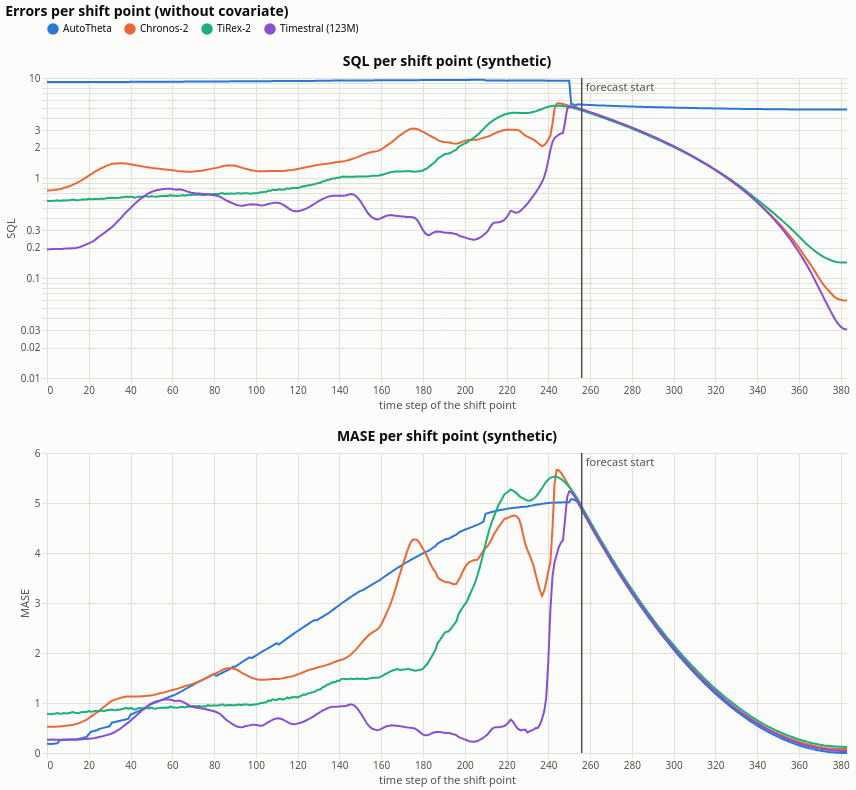

Notebook source saved alongside this figure:
### Code cell
dataset_to_plot = "synthetic"  # choose from "synthetic", "chaotic", "real"
plot_score_sample_sql = plot_scores_per_sample(
    fc_scores_sql_per_sample_shift_w[dataset_to_plot],
    model_names=list(models.keys()),
    x_title="time step of the shift point",
    y_title="SQL",
    title=f"SQL per shift point ({dataset_to_plot})",
    forecast_start=context_length,
    log_y=True,                # if AutoTheta's errors squash the others
)
plot_score_sample_mase = plot_scores_per_sample(
    fc_scores_mase_per_sample_shift_w[dataset_to_plot],
    model_names=list(models.keys()),
    x_title="time step of the shift point",
    y_title="MASE",
    title=f"MASE per shift point ({dataset_to_plot})",
    forecast_start=context_length,
    # log_y=True,                # if AutoTheta's errors squash the others
)

for c in (plot_score_sample_sql, plot_score_sample_mase):
    c.config = alt.Undefined  # styling goes on the combined chart
combined = (plot_score_sample_sql & plot_score_sample_mase).properties(
    title=alt.Title(
        f"Errors per shift point (without covariate)",
        anchor="start",  # left-aligned like the panel titles; "middle" to centre
    )
)
_style(combined)

### Figure 1 — Vega-Lite specification as saved in the notebook (floating-point values rounded to 4 significant figures; data arrays with more than 128 entries replaced by an {"elided": "..."} marker saying what was removed)
{"config": {"view": {"continuousWidth": 300, "continuousHeight": 300, "stroke": null}, "axis": {"domainColor": "#e1e0d9", "gridColor": "#e1e0d9", "gridWidth": 1, "labelColor": "#52514e", "tickColor": "#e1e0d9", "titleColor": "#52514e", "titleFontWeight": "normal"}, "background": "#fcfcfb", "font": "system-ui, sans-serif", "header": {"labelColor": "#52514e", "titleColor": "#52514e", "titleFontWeight": "normal"}, "legend": {"labelColor": "#0b0b0b"}, "title": {"color": "#0b0b0b", "fontSize": 14, "subtitleColor": "#52514e"}}, "vconcat": [{"layer": [{"data": {"name": "data-be5bc32f747327471a530679dd50f73f"}, "mark": {"type": "line", "strokeWidth": 2}, "encoding": {"color": {"field": "model", "legend": {"orient": "top", "title": null}, "scale": {"domain": ["AutoTheta", "Chronos-2", "TiRex-2", "Timestral (123M)"], "range": ["#2a78d6", "#eb6834", "#1baf7a", "#8a4fd1"]}, "sort": ["AutoTheta", "Chronos-2", "TiRex-2", "Timestral (123M)"], "type": "nominal"}, "x": {"field": "x", "scale": {"nice": false}, "title": "time step of the shift point", "type": "quantitative"}, "y": {"field": "score", "scale": {"type": "log"}, "title": "SQL", "type": "quantitative"}}}, {"data": {"name": "data-be5bc32f747327471a530679dd50f73f"}, "mark": {"type": "point", "filled": true, "size": 40}, "encoding": {"color": {"field": "model", "legend": {"orient": "top", "title": null}, "scale": {"domain": ["AutoTheta", "Chronos-2", "TiRex-2", "Timestral (123M)"], "range": ["#2a78d6", "#eb6834", "#1baf7a", "#8a4fd1"]}, "sort": ["AutoTheta", "Chronos-2", "TiRex-2", "Timestral (123M)"], "type": "nominal"}, "opacity": {"condition": {"param": "param_4928dc1b852e976f", "value": 1, "empty": false}, "value": 0}, "tooltip": [{"field": "model", "type": "nominal"}, {"field": "x", "title": "time step of the shift point", "type": "quantitative"}, {"field": "score", "format": ".3f", "type": "quantitative"}], "x": {"field": "x", "scale": {"nice": false}, "title": "time step of the shift point", "type": "quantitative"}, "y": {"field": "score", "scale": {"type": "log"}, "title": "SQL", "type": "quantitative"}}, "name": "view_a5bb524168f4fdd5_0"}, {"data": {"name": "data-be5bc32f747327471a530679dd50f73f"}, "mark": {"type": "rule", "color": "#8a8984"}, "encoding": {"x": {"field": "x", "type": "quantitative"}}, "transform": [{"filter": {"param": "param_4928dc1b852e976f", "empty": false}}]}, {"data": {"name": "data-afc7b1657fa08c1967f1164e48f8426d"}, "mark": {"type": "rule", "color": "#52514e", "strokeWidth": 1.5}, "encoding": {"tooltip": [{"field": "label", "title": "event", "type": "nominal"}], "x": {"field": "x", "type": "quantitative"}}}, {"data": {"name": "data-afc7b1657fa08c1967f1164e48f8426d"}, "mark": {"type": "text", "align": "left", "baseline": "top", "color": "#52514e", "dx": 4, "fontSize": 11}, "encoding": {"text": {"field": "label", "type": "nominal"}, "x": {"field": "x", "type": "quantitative"}, "y": {"value": 4}}}], "height": 300, "title": "SQL per shift point (synthetic)", "width": 800}, {"layer": [{"data": {"name": "data-06f98facd8e4a99eb0b627d7aab64c61"}, "mark": {"type": "line", "strokeWidth": 2}, "encoding": {"color": {"field": "model", "legend": {"orient": "top", "title": null}, "scale": {"domain": ["AutoTheta", "Chronos-2", "TiRex-2", "Timestral (123M)"], "range": ["#2a78d6", "#eb6834", "#1baf7a", "#8a4fd1"]}, "sort": ["AutoTheta", "Chronos-2", "TiRex-2", "Timestral (123M)"], "type": "nominal"}, "x": {"field": "x", "scale": {"nice": false}, "title": "time step of the shift point", "type": "quantitative"}, "y": {"field": "score", "title": "MASE", "type": "quantitative"}}}, {"data": {"name": "data-06f98facd8e4a99eb0b627d7aab64c61"}, "mark": {"type": "point", "filled": true, "size": 40}, "encoding": {"color": {"field": "model", "legend": {"orient": "top", "title": null}, "scale": {"domain": ["AutoTheta", "Chronos-2", "TiRex-2", "Timestral (123M)"], "range": ["#2a78d6", "#eb6834", "#1baf7a", "#8a4fd1"]}, "sort": ["AutoTheta", "Chronos-2", "TiRex-2", "Timestral (123M)"], "type": "nominal"}, "opacity": {"condition": {"param": "param_4928dc1b852e976f", "value": 1, "empty": false}, "value": 0}, "tooltip": [{"field": "model", "type": "nominal"}, {"field": "x", "title": "time step of the shift point", "type": "quantitative"}, {"field": "score", "format": ".3f", "type": "quantitative"}], "x": {"field": "x", "scale": {"nice": false}, "title": "time step of the shift point", "type": "quantitative"}, "y": {"field": "score", "title": "MASE", "type": "quantitative"}}, "name": "view_d421f56922a0452a_1"}, {"data": {"name": "data-06f98facd8e4a99eb0b627d7aab64c61"}, "mark": {"type": "rule", "color": "#8a8984"}, "encoding": {"x": {"field": "x", "type": "quantitative"}}, "transform": [{"filter": {"param": "param_4928dc1b852e976f", "empty": false}}]}, {"data": {"name": "data-afc7b1657fa08c1967f1164e48f8426d"}, "mark": {"type": "rule", "color": "#52514e", "strokeWidth": 1.5}, "encoding": {"tooltip": [{"field": "label", "title": "event", "type": "nominal"}], "x": {"field": "x", "type": "quantitative"}}}, {"data": {"name": "data-afc7b1657fa08c1967f1164e48f8426d"}, "mark": {"type": "text", "align": "left", "baseline": "top", "color": "#52514e", "dx": 4, "fontSize": 11}, "encoding": {"text": {"field": "label", "type": "nominal"}, "x": {"field": "x", "type": "quantitative"}, "y": {"value": 4}}}], "height": 300, "title": "MASE per shift point (synthetic)", "width": 800}], "params": [{"name": "param_4928dc1b852e976f", "select": {"type": "point", "clear": "pointerout", "fields": ["x"], "nearest": true, "on": "pointerover"}, "views": ["view_a5bb524168f4fdd5_0", "view_d421f56922a0452a_1"]}], "title": {"text": "Errors per shift point (without covariate)", "anchor": "start"}, "$schema": "https://vega.github.io/schema/vega-lite/v6.4.1.json", "datasets": {"data-be5bc32f747327471a530679dd50f73f": {"elided": "1536 records"}, "data-afc7b1657fa08c1967f1164e48f8426d": [{"x": 256.0, "label": "forecast start"}], "data-06f98facd8e4a99eb0b627d7aab64c61": {"elided": "1536 records"}}}
